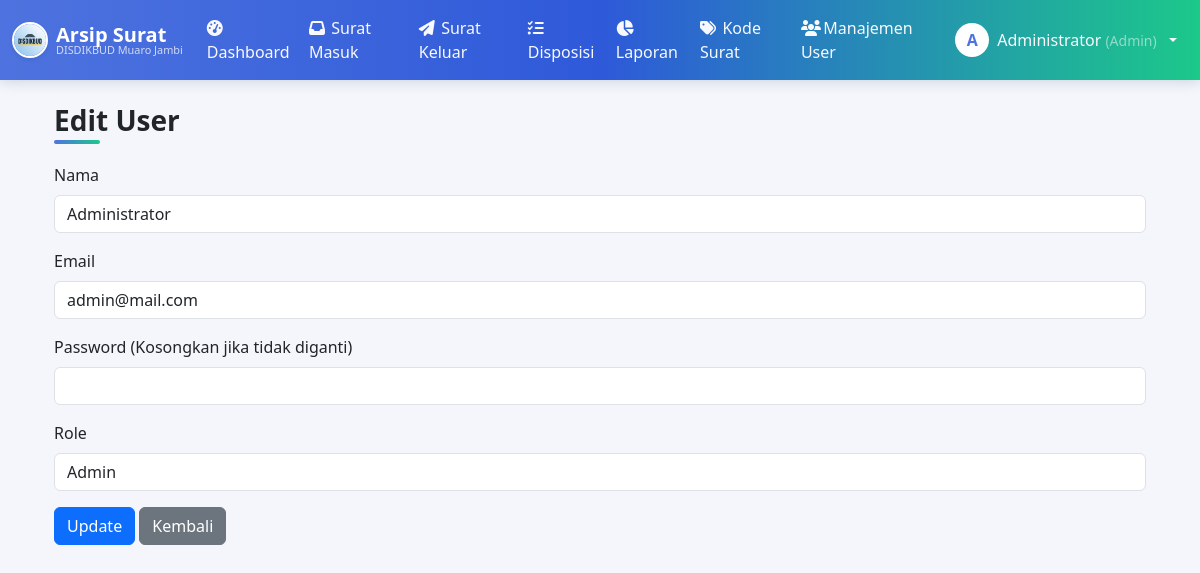
/admin/user_edit.php?id=1 (signed in), run on the app's committed database.
### tables this page shows
CREATE TABLE `users` (
  `id` int(11) NOT NULL,
  `nama` varchar(100) DEFAULT NULL,
  `email` varchar(100) DEFAULT NULL,
  `password` varchar(255) DEFAULT NULL,
  `role` varchar(20) NOT NULL,
  `created_at` timestamp NULL DEFAULT current_timestamp()
);

### admin/user_edit.php (the view, shortened to what this page needs)
<?php
include "../includes/db.php";
$id = intval($_GET['id']);
$user = mysqli_fetch_assoc(mysqli_query($conn, "SELECT * FROM users WHERE id=$id"));
?>
<?php include "../includes/header.php"; ?>
<div class="container mt-4">
  <h3 class="fw-bold">Edit User</h3>
  <form method="POST">
    <div class="mb-3">
      <label class="form-label">Nama</label>
      <input type="text" name="nama" class="form-control" value="<?= htmlspecialchars($user['nama']); ?>" required>
    </div>
    <div class="mb-3">
      <label class="form-label">Email</label>
      <input type="email" name="email" class="form-control" value="<?= htmlspecialchars($user['email']); ?>" required>
    </div>
    <div class="mb-3">
      <label class="form-label">Password (Kosongkan jika tidak diganti)</label>
      <input type="password" name="password" class="form-control">
    </div>
    <div class="mb-3">
      <label class="form-label">Role</label>
      <select name="role" class="form-control" required>
        <option value="admin" <?= $user['role']=='admin'?'selected':''; ?>>Admin</option>
      </select>
    </div>
    <button type="submit" class="btn btn-primary">Update</button>
    <a href="users.php" class="btn btn-secondary">Kembali</a>
  </form>
</div>
<?php include "../includes/footer.php"; ?>

### assets/css/style.css (style rules this page uses)
.container h3.fw-bold { position: relative; display: inline-block; padding-bottom: .4rem; margin-bottom: 1.2rem; }
.container h3.fw-bold::after { content: ''; position: absolute; left: 0; bottom: 0; width: 46px; height: 4px; border-radius: 4px; background: linear-gradient(90deg, #4e73df, #1cc88a); }

### includes/header.php (style rules this page uses)
body { background-color: #f4f6fb; font-family: 'Segoe UI', Tahoma, Geneva, Verdana, sans-serif; }

### data on the page
users: nama "Administrator", email "admin@mail.com", role "Admin"

### other printed values
$inisial "A"
$nama_user "Administrator"
$label "Admin"
